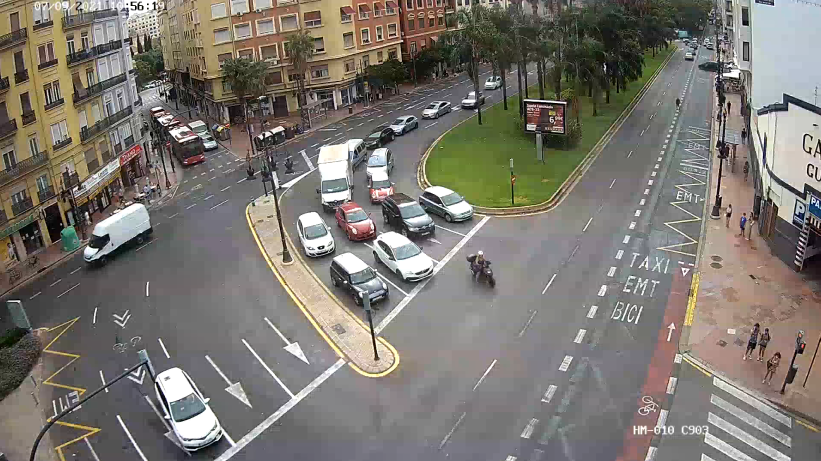
#> input picture input/camera_view.png, 1641 x 922 px (shown at 1/2 size)
$ python perspective.py
#> lines starting #> are read from the running program, lines starting #| are printed output that depends on the picture
#!/usr/bin/python3

################################################################################
# Perspective correction
#
# Note: the source and targe points for determining the project are tweaked
#       for the Unleash demo.
#
# Version: 14 Nov 2021
# Author : Johan Barthelemy - johan.barthelemy@gmail.com
#
# License: MIT
# Copyright (c) 2021 Johan Barthelemy
#
# Permission is hereby granted, free of charge, to any person obtaining a copy
# of this software and associated documentation files (the "Software"), to deal
# in the Software without restriction, including without limitation the rights
# to use, copy, modify, merge, publish, distribute, sublicense, and/or sell
# copies of the Software, and to permit persons to whom the Software is
# furnished to do so, subject to the following conditions:
#
# The above copyright notice and this permission notice shall be included in all
# copies or substantial portions of the Software.
#
# THE SOFTWARE IS PROVIDED "AS IS", WITHOUT WARRANTY OF ANY KIND, EXPRESS OR
# IMPLIED, INCLUDING BUT NOT LIMITED TO THE WARRANTIES OF MERCHANTABILITY,
# FITNESS FOR A PARTICULAR PURPOSE AND NONINFRINGEMENT. IN NO EVENT SHALL THE
# AUTHORS OR COPYRIGHT HOLDERS BE LIABLE FOR ANY CLAIM, DAMAGES OR OTHER
# LIABILITY, WHETHER IN AN ACTION OF CONTRACT, TORT OR OTHERWISE, ARISING FROM,
# OUT OF OR IN CONNECTION WITH THE SOFTWARE OR THE USE OR OTHER DEALINGS IN THE
# SOFTWARE.
################################################################################

import numpy as np
import cv2

# Create the projection matrix based on the landmark correspondance between 2 images
# Note: if no targets/sources points are given, we have defaults values for the Demo
def ipm(source_points = None, target_points = None):

    if source_points is None:

        source_points = np.array(
            [[551, 1031],
            [487, 826],
            [480, 366],
            [964, 280]], dtype=np.float32
        )

    if target_points is None:

        target_points = np.array(
            [[404, 196],
            [522, 202],
            [1252, 339],
            [1101, 752]], dtype=np.float32
        )

    # Compute projection matrix
    M = cv2.getPerspectiveTransform(source_points, target_points)
    return M

# Using the matrix generated by the `ipm` function, convert the coordinate of a pixel
# in a source image to the destination images
def convert_coordinates(point, M):
    orig_px = point[point[0], point[1], 1  ]
    tf_orig_px = M.dot(orig_px)
    tf_orig_px = M.dot(orig_px) / tf_orig_px[2]
    return tf_orig_px

# Using the matrix generated by the `ipm` function, convert the coordinate of a set of pixels
# in a source image to the destination images
def convert_set_cooordinates(points, M):
    orig_pxs = np.array([[x, y, 1] for [x, y] in points]).T
    tf_orig_pxs = M.dot(orig_pxs)
    tf_orig_pxs /= tf_orig_pxs[2]
    transf_points = np.array([[x,y] for [x, y] in tf_orig_pxs[:2].T])
    return transf_points


def test():

    import matplotlib
    matplotlib.use("GTK3Agg")
    import matplotlib.pyplot as plt

    # Reading an input file
    im_cam_view = "input/camera_view.png"

    im = plt.imread(im_cam_view)
#> im is the input picture: shape (922, 1641, 4) float32; mean R, G, B, A 0.485, 0.467, 0.439, 1

    # Compute the transformation matrix
    M = ipm()

    # Warp the image
    warped = cv2.warpPerspective(im, M, (im.shape[:2][1], im.shape[:2][0]), flags=cv2.INTER_LANCZOS4, borderMode=cv2.BORDER_CONSTANT, borderValue=0)
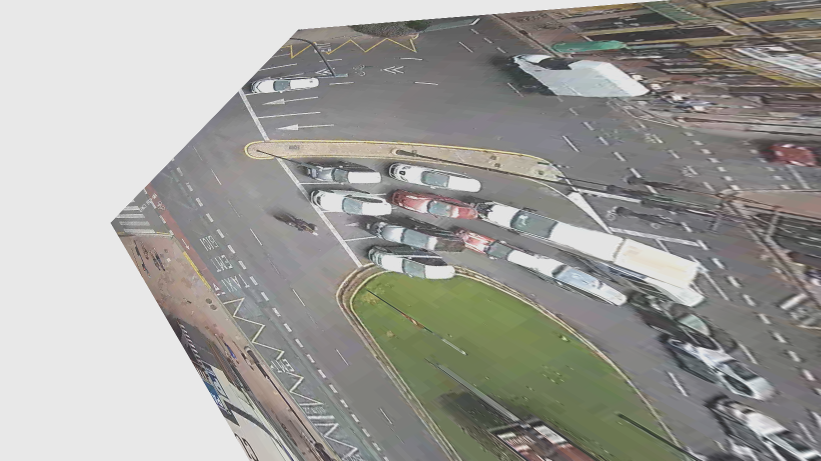
#> warped: shape (922, 1641, 4) float32 (shown at 1/2 size); mean R, G, B, A 0.344, 0.34, 0.314, 0.744; transparent parts drawn white

    # Convert a point to new coordinates
    orig_px = [1026, 408, 1]
    tf_orig_px = M.dot(orig_px)
    tf_orig_px = M.dot(orig_px) / tf_orig_px[2]

    # Draw results
    fig, ax = plt.subplots(1, 2)
    ax[0].imshow(im)
    ax[0].set_title('Front View')
    ax[0].plot(orig_px[0], orig_px[1], 'bo')
    ax[1].imshow(warped)
    ax[1].set_title('IPM')
    ax[1].plot(tf_orig_px[0], tf_orig_px[1], 'bo')
    plt.tight_layout()
    plt.show()
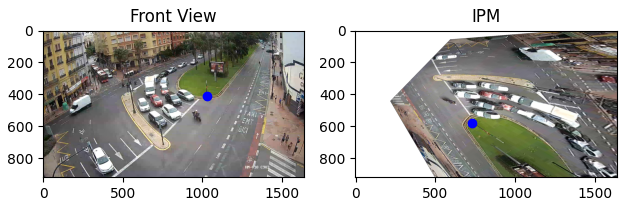
#> figure drawn by matplotlib, 2 panels

# Testing code
if __name__ == '__main__':
    test()
